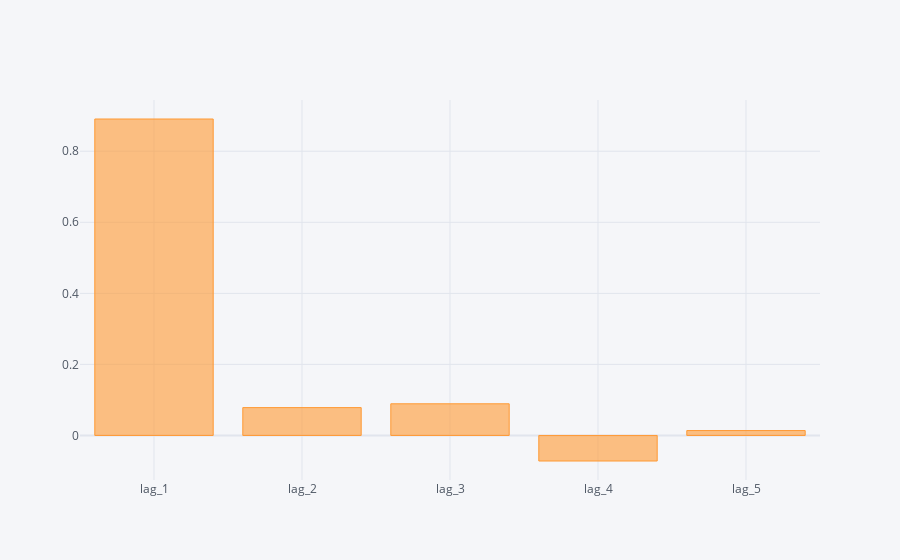

This figure's notebook cell:
### Code cell
regd.mean().iplot(kind='bar')

### Figure 1 — Plotly figure (JSON) as saved in the notebook; plotly's stock layout.template omitted (floating-point values rounded to 4 significant figures)
{"data": [{"marker": {"color": "rgba(255, 153, 51, 0.6)", "line": {"color": "rgba(255, 153, 51, 1.0)", "width": 1}}, "name": "None", "orientation": "v", "text": "", "type": "bar", "x": ["lag_1", "lag_2", "lag_3", "lag_4", "lag_5"], "y": [0.8908, 0.07833, 0.08906, -0.07192, 0.01377]}], "layout": {"legend": {"bgcolor": "#F5F6F9", "font": {"color": "#4D5663"}}, "paper_bgcolor": "#F5F6F9", "plot_bgcolor": "#F5F6F9", "title": {"font": {"color": "#4D5663"}}, "xaxis": {"gridcolor": "#E1E5ED", "showgrid": true, "tickfont": {"color": "#4D5663"}, "title": {"font": {"color": "#4D5663"}, "text": ""}, "zerolinecolor": "#E1E5ED"}, "yaxis": {"gridcolor": "#E1E5ED", "showgrid": true, "tickfont": {"color": "#4D5663"}, "title": {"font": {"color": "#4D5663"}, "text": ""}, "zerolinecolor": "#E1E5ED"}}}
